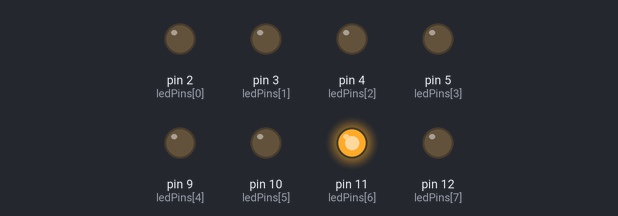
A sketch run on a simulated Arduino Uno, built with avr-gcc and run on an emulated ATmega328P. On the bench: output pins drawn as LEDs (lit = HIGH).

Above: at 0.22 s.
At 1.12 s:
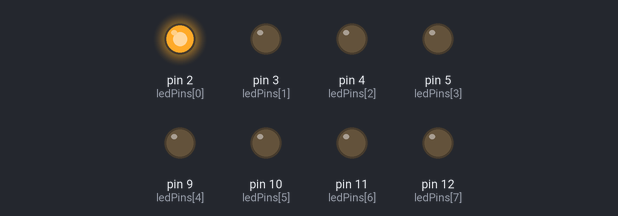
At 1.87 s:
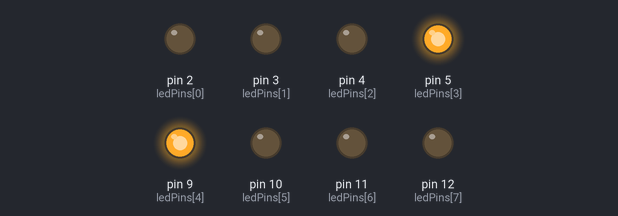
At 3.6 s:
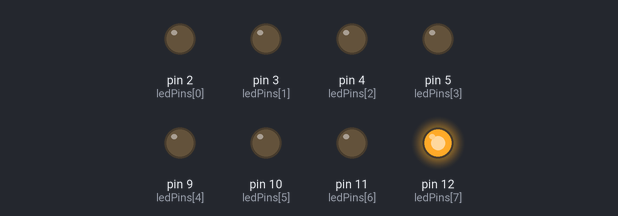
At 5.92 s:
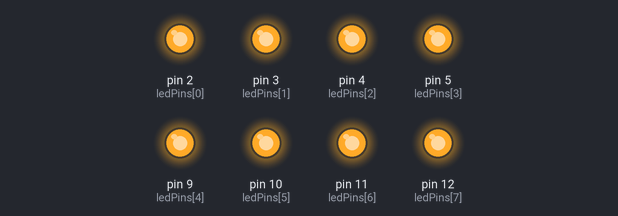
At 8.17 s:
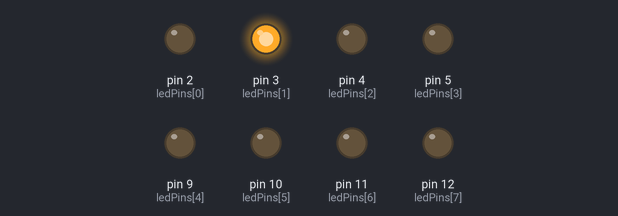
Timing chart, 0 to 8.5 s (numbered marks = the images above):
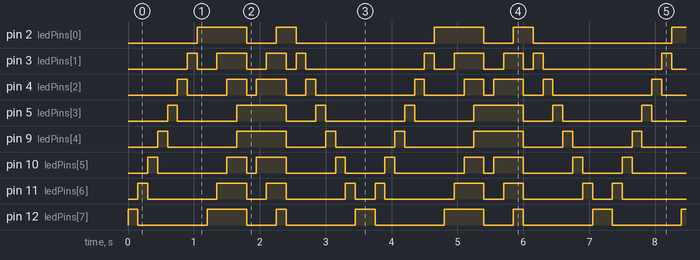

The sketch:

LeftInOutRight.ino
```cpp
int ledPins[8]={2,3,4,5,9,10,11,12};

void setup() {
  for(int i=0;i<8;i++)
    pinMode(ledPins[i],OUTPUT);
}

void loop() {

  // Right to left
  for(int i=7;i>=0;i--){
    digitalWrite(ledPins[i],HIGH);
    delay(150);
    digitalWrite(ledPins[i],LOW);
  }

  // Turn OFF inward
  int left=0;
  int right=7;
  while(left<=3 && right>=4){
    digitalWrite(ledPins[left],HIGH);
    digitalWrite(ledPins[right],HIGH);
    delay(150);
    left++;
    right--;
  }
for(int i=0;i<8;i++){
  digitalWrite(ledPins[i],LOW);
}
  // Expand outward
  left=3;
  right=4;
  while(left>=0 && right<=7){
    digitalWrite(ledPins[left],HIGH);
    digitalWrite(ledPins[right],HIGH);
    delay(150);
    left--;
    right++;
  }
for(int i=0;i<8;i++){
  digitalWrite(ledPins[i],LOW);
}
  // Left to right
  for(int i=0;i<8;i++){
    digitalWrite(ledPins[i],HIGH);
    delay(150);
    digitalWrite(ledPins[i],LOW);
  }
}
```

Measured:
- by itself, pin 2 (ledPins[0]): repeats every 3.6 s: LOW 0.45 s, HIGH 0.30 s, LOW 2.1 s, HIGH 0.75 s
- by itself, pin 3 (ledPins[1]): repeats every 3.6 s: LOW 0.30 s, HIGH 0.45 s, LOW 0.30 s, HIGH 0.30 s, LOW 0.15 s, HIGH 0.15 s, LOW 1.8 s, HIGH 0.15 s
- by itself, pin 4 (ledPins[2]): repeats every 3.6 s: LOW 0.60 s, HIGH 0.30 s, LOW 0.15 s, HIGH 0.45 s, LOW 0.30 s, HIGH 0.15 s, LOW 1.5 s, HIGH 0.15 s
- by itself, pin 5 (ledPins[3]): repeats every 3.6 s: LOW 0.90 s, HIGH 0.75 s, LOW 0.45 s, HIGH 0.15 s, LOW 1.2 s, HIGH 0.15 s
- by itself, pin 9 (ledPins[4]): repeats every 3.6 s: LOW 1.1 s, HIGH 0.75 s, LOW 0.60 s, HIGH 0.15 s, LOW 0.90 s, HIGH 0.15 s
- by itself, pin 12 (ledPins[7]): repeats every 3.6 s: LOW 1.1 s, HIGH 0.60 s, LOW 0.45 s, HIGH 0.15 s, LOW 1.1 s, HIGH 0.30 s
- by itself, pin 10 (ledPins[5]): repeats every 3.6 s: LOW 1.1 s, HIGH 0.30 s, LOW 0.15 s, HIGH 0.45 s, LOW 0.75 s, HIGH 0.15 s, LOW 0.60 s, HIGH 0.15 s
- by itself, pin 11 (ledPins[6]): repeats every 3.6 s: LOW 1.1 s, HIGH 0.45 s, LOW 0.30 s, HIGH 0.30 s, LOW 0.90 s, HIGH 0.15 s, LOW 0.30 s, HIGH 0.15 s
